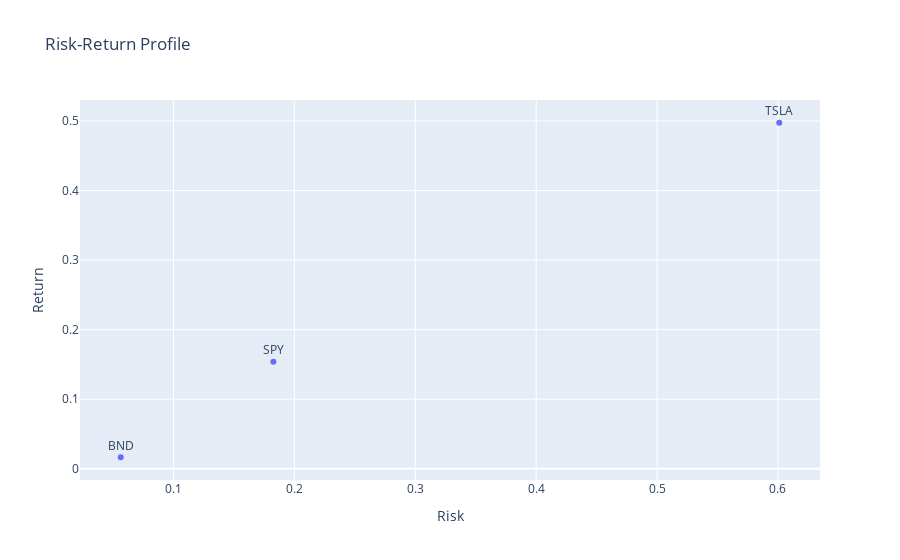

Notebook code for this chart:
### Code cell
# Risk-return scatter plot
risk_return_data = []

for ticker, data in data_dict.items():
    return_col = f'{ticker}_Daily_Return'
    if return_col in data.columns:
        returns = data[return_col].dropna()
        annual_return = returns.mean() * 252
        annual_vol = returns.std() * np.sqrt(252)
        risk_return_data.append([annual_vol, annual_return, ticker])

if risk_return_data:
    risk_return_df = pd.DataFrame(risk_return_data, columns=['Risk', 'Return', 'Ticker'])
    
    fig = px.scatter(
        risk_return_df, 
        x='Risk', 
        y='Return', 
        text='Ticker',
        title='Risk-Return Profile'
    )
    fig.update_traces(textposition="top center")
    fig.show()

### Figure 1 — Plotly figure (JSON) as saved in the notebook; plotly's stock layout.template omitted (floating-point values rounded to 4 significant figures)
{"data": [{"hovertemplate": "Risk=%{x}<br>Return=%{y}<br>Ticker=%{text}<extra></extra>", "legendgroup": "", "marker": {"color": "#636efa", "symbol": "circle"}, "mode": "markers+text", "name": "", "orientation": "v", "showlegend": false, "text": ["TSLA", "BND", "SPY"], "textposition": "top center", "type": "scatter", "x": [0.601, 0.05638, 0.1826], "xaxis": "x", "y": [0.4975, 0.01652, 0.1537], "yaxis": "y"}], "layout": {"legend": {"tracegroupgap": 0}, "title": {"text": "Risk-Return Profile"}, "xaxis": {"anchor": "y", "domain": [0, 1], "title": {"text": "Risk"}}, "yaxis": {"anchor": "x", "domain": [0, 1], "title": {"text": "Return"}}}}
